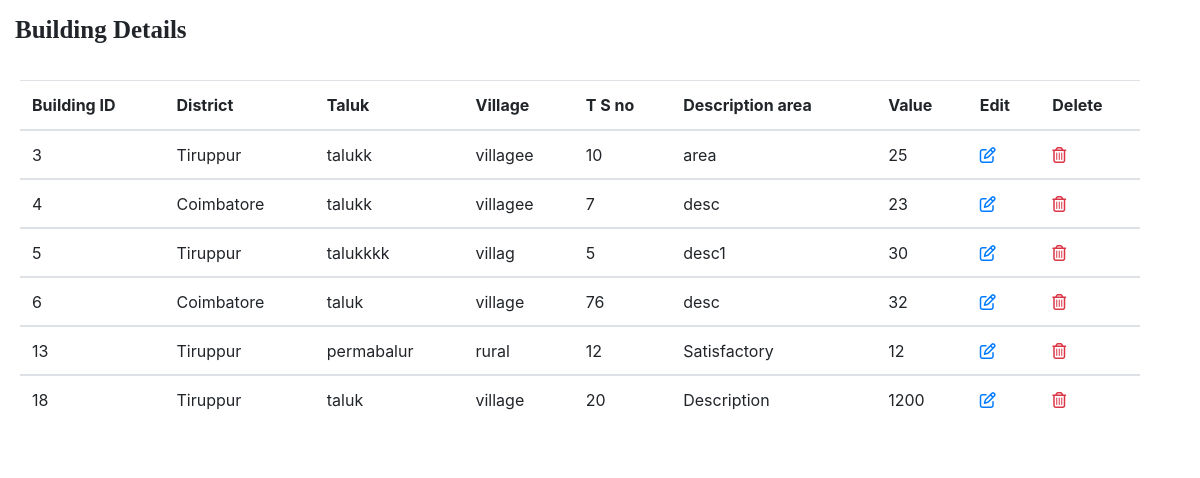
/building_display.php, run on the app's committed database.
### tables this page shows
CREATE TABLE `building_details` (
  `building_id` int(11) NOT NULL,
  `district` varchar(50) NOT NULL,
  `taluk` varchar(50) NOT NULL,
  `village` varchar(50) NOT NULL,
  `T_S_no` int(50) NOT NULL,
  `description_area` varchar(50) NOT NULL,
  `value` int(50) NOT NULL
);

### building_display.php (the view, shortened to what this page needs)
<?php
require_once "db.php";
$query = "SELECT * FROM building_details";
$result = mysqli_query($conn, $query);
?>
<!DOCTYPE html>
<html lang="en">
<head>
  <link rel="stylesheet" href="https://cdn.jsdelivr.net/npm/bootstrap@4.6.1/dist/css/bootstrap.min.css">
</head>
<body>
<h2>Building Details</h2>
<div class="container">
  <table class="table table-hover">
    <thead>
    <tr>
    <th>Building ID</th>
    <th>District</th>
    <th>Taluk</th>
    <th>Village</th>
    <th>T S no</th>
    <th>Description area</th>
    <th>Value</th>
    <th>Edit</th>
    <th>Delete</th>
  </tr>
   </thead>
<?php
if (mysqli_num_rows($result) > 0) {
  $sn=1;
  while($data = mysqli_fetch_assoc($result)) {
 ?>
  <tbody>
  <tr>
   <td><?php echo $data['building_id']; ?> </td>
   <td><?php echo $data['district']; ?> </td>
   <td><?php echo $data['taluk']; ?> </td>
   <td><?php echo $data['village']; ?> </td>
   <td><?php echo $data['T_S_no']; ?> </td>
   <td><?php echo $data['description_area']; ?> </td>
   <td><?php echo $data['value']; ?> </td>
   <td><a href="building_details_update.php?building_id=<?php echo $data["building_id"]; ?>"><i class=' far fa-edit'></i></td>
   <td><a class="text-danger delete" href="building_details_delete.php?building_id=<?php echo $data["building_id"]; ?> "><i class='far fa-trash-alt'></i></td>
 </tbody>
 </div>
 <?php
  $sn++;}} else { ?>
    <tr>
     <td colspan="8">No data found</td>
    </tr>
 <?php } ?>
 </body>
 </html>

### building_display.php (style rules this page uses)
* { box-sizing: border-box; }
.container { margin-top: 25px; border-radius: 10px; background-color: white; padding: 10px 10px; margin-left:10px; }
h2 { margin-top:15px; margin-left:15px; font-family: Georgia, serif; font-size:25px; font-weight:bolder; }

### data on the page
building_details: building_id "3", district "Tiruppur", taluk "talukk", village "villagee", T_S_no "10", description_area "area", value "25"
building_details: building_id "4", district "Coimbatore", taluk "talukk", village "villagee", T_S_no "7", description_area "desc", value "23"
building_details: building_id "5", district "Tiruppur", taluk "talukkkk", village "villag", T_S_no "5", description_area "desc1", value "30"
building_details: building_id "6", district "Coimbatore", taluk "taluk", village "village", T_S_no "76", description_area "desc", value "32"
building_details: building_id "13", district "Tiruppur", taluk "permabalur", village "rural", T_S_no "12", description_area "Satisfactory", value "12"
building_details: building_id "18", district "Tiruppur", taluk "taluk", village "village", T_S_no "20", description_area "Description", value "1200"
